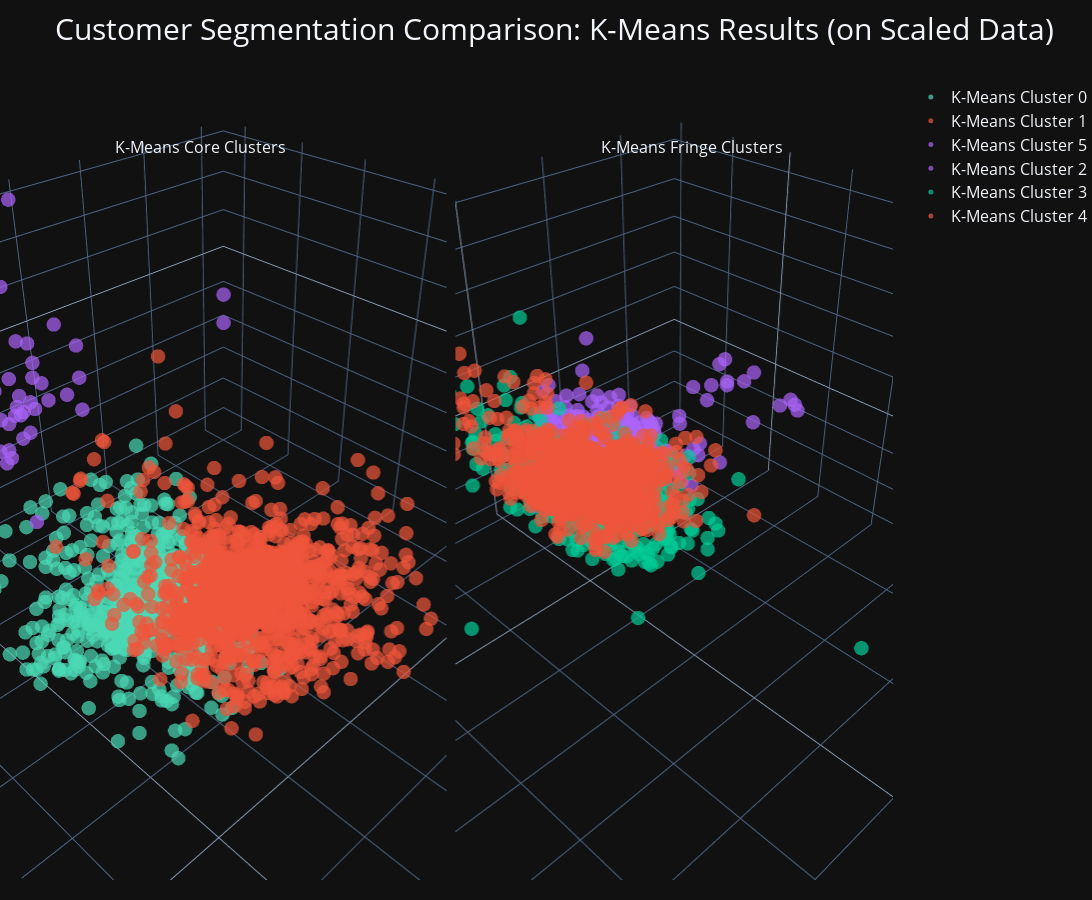

The notebook cell saved with this chart:
### Code cell
# --- Final K-Means Visualization (Scaled Data, Core vs. Fringe) ---

# 1. Create a copy of the scaled data and add the K-Means labels
X_kmeans_copy = X.copy()
X_kmeans_copy['KMeans_Label'] = kmeans_labels
X_kmeans_copy['KMeans_Label'] = X_kmeans_copy['KMeans_Label'].astype(str)

# 2. IMPORTANT: Analyze the .describe() output for each K-Means cluster
# and update the lists below with the correct labels for YOUR results.
kmeans_core_labels = ['0', '1', '5']  # <-- CONFIRM THIS based on your analysis
kmeans_fringe_labels = ['2', '3', '4'] # <-- CONFIRM THIS based on your analysis

# 3. Split the scaled data into core and fringe groups
kmeans_core_df = X_kmeans_copy[X_kmeans_copy['KMeans_Label'].isin(kmeans_core_labels)]
kmeans_fringe_df = X_kmeans_copy[X_kmeans_copy['KMeans_Label'].isin(kmeans_fringe_labels)]

# 4. Create the 1x2 subplot figure
fig_kmeans_final = subplots.make_subplots(
    rows=1, cols=2,
    specs=[[{'type': 'scatter3d'}, {'type': 'scatter3d'}]],
    subplot_titles=('K-Means Core Clusters', 'K-Means Fringe Clusters')
)

# 5. Define color and symbol maps
color_map = { 0:'#4ad9b4', 1:'#ef553b', 2:'#ab63fa', 3:'#00cc96', 4:'#ef553b', 5:'#ab63fa'} 
symbol_map = {0: 'circle', 1:'circle', 2:'circle', 3: 'circle', 4:'circle', 5:'circle' }

# 6. Add the data traces for the CORE plot
for label_str in kmeans_core_labels:
    label_int = int(label_str)
    mask = kmeans_core_df['KMeans_Label'] == label_str
    fig_kmeans_final.add_trace(
        go.Scatter3d(
            x=kmeans_core_df[mask]['customer_activity_score'],
            y=kmeans_core_df[mask]['total_unique_stock'], 
            z=kmeans_core_df[mask]['total_purchases'],
            mode='markers',
            marker=dict(color=color_map[label_int], symbol=symbol_map[label_int], size=5, opacity=0.7),
            name=f'K-Means Cluster {label_str}'
        ),
        row=1, col=1
    )

# 7. Add the data traces for the FRINGE plot
for label_str in kmeans_fringe_labels:
    label_int = int(label_str)
    mask = kmeans_fringe_df['KMeans_Label'] == label_str
    fig_kmeans_final.add_trace(
        go.Scatter3d(
            x=kmeans_fringe_df[mask]['customer_activity_score'],
            y=kmeans_fringe_df[mask]['total_unique_stock'],
            z=kmeans_fringe_df[mask]['total_purchases'],
            mode='markers',
            marker=dict(color=color_map[label_int], symbol=symbol_map[label_int], size=5, opacity=0.7),
            name=f'K-Means Cluster {label_str}'
        ),
        row=1, col=2
    )

# 8. --- Final Layout Update for K-Means Plot ---
# This block is identical to the GMM layout for perfect uniformity.
fig_kmeans_final.update_layout(
    title_text="Customer Segmentation Comparison: K-Means Results (on Scaled Data)", # <-- Title changed
    width=2000, height=900,
    margin=dict(l=0, r=0, b=20, t=80),
    title_font_size=30,
    font=dict(size=14),
    scene=dict(
        domain=dict(x=[0, 0.5], y=[0, 1]),
        xaxis_title='Customer Activity Score',
        yaxis_title='Total Unique Stock',
        zaxis_title='Total Purchases',
        aspectmode='manual',
        aspectratio=dict(x=1.5, y=1.5, z=1),
        xaxis_title_font_size=18,
        yaxis_title_font_size=18,
        zaxis_title_font_size=18,
        xaxis_tickfont_size=12,
        yaxis_tickfont_size=12,
        zaxis_tickfont_size=12
    ),
    scene2=dict(
        domain=dict(x=[0.51, 1.0], y=[0, 1]),
        xaxis_title='Customer Activity Score',
        yaxis_title='Total Unique Stock',
        zaxis_title='Total Purchases',
        aspectmode='manual',
        aspectratio=dict(x=1.5, y=1.5, z=1),
        xaxis_title_font_size=18,
        yaxis_title_font_size=18,
        zaxis_title_font_size=18,
        xaxis_tickfont_size=12,
        yaxis_tickfont_size=12,
        zaxis_tickfont_size=12
    ),
    legend=dict(
        font_size=16
    )
)

# 9. Adjust subplot title positions to match the GMM plot
for anno in fig_kmeans_final.layout.annotations:
    anno.y = 0.90
    anno.yanchor = 'bottom'

# 10. Show the final, complete figure
fig_kmeans_final.show()

### Figure 1 — Plotly figure (JSON) as saved in the notebook; plotly's stock layout.template omitted (floating-point values rounded to 4 significant figures; data arrays with more than 128 entries replaced by an {"elided": "..."} marker saying what was removed)
{"data": [{"marker": {"color": "#4ad9b4", "opacity": 0.7, "size": 5, "symbol": "circle"}, "mode": "markers", "name": "K-Means Cluster 0", "scene": "scene", "type": "scatter3d", "x": {"elided": "741 float values"}, "y": {"elided": "741 float values"}, "z": {"elided": "741 float values"}}, {"marker": {"color": "#ef553b", "opacity": 0.7, "size": 5, "symbol": "circle"}, "mode": "markers", "name": "K-Means Cluster 1", "scene": "scene", "type": "scatter3d", "x": {"elided": "1137 float values"}, "y": {"elided": "1137 float values"}, "z": {"elided": "1137 float values"}}, {"marker": {"color": "#ab63fa", "opacity": 0.7, "size": 5, "symbol": "circle"}, "mode": "markers", "name": "K-Means Cluster 5", "scene": "scene", "type": "scatter3d", "x": [0.06654, -1.01, -1.827, -1.672, -1.762, -1.838, -0.7055, -0.9979, -1.167, 0.2418, -5.199, -1.827, -1.135, -0.9147, 0.3335, -1.571, -1.097, -1.616, -0.1119, 1.245, -1.819, -0.03639, -0.9815, 0.8809, -1.304, -0.6004, 0.5555, 0.5555, -1.174, -0.9284, -0.7885, -0.7696, 0.1359, 0.0948, -0.7299, -0.5068, -0.7247, -1.418, -0.5999, -0.779, -1.071, -2.241, -0.3495, -0.7589, -1.385, -0.8338, -1.362, -0.8338, -0.9775, -0.8267, -0.3269, -1.237, 0.264, -1.706, -1.071, -1.866, -1.96, -1.191, -1.316, -2.542, -0.9496, -0.4376, -1.616, -5.199, -0.02886, 0.1081, -0.4598, -0.1702, -0.6801, -1.648, -2.542, -0.376, -1.563, -1.604, -1.518, 0.8735, -0.6487, -1.16, -1.083, 0.6364, -0.892, -0.6674, -0.9575, -0.2887, -1.077, 0.2162, -2.033, -0.9907, -2.326, -2.542, -0.6272, -1.589, -1.287, -1.506], "y": [-5.199, -5.199, -5.199, -5.199, -5.199, -5.199, -5.199, -5.199, -5.199, -5.199, -5.199, -5.199, -5.199, -5.199, -5.199, -5.199, -5.199, -5.199, -5.199, -5.199, -5.199, -5.199, -5.199, -5.199, -5.199, -5.199, -5.199, -5.199, -5.199, -5.199, -5.199, -5.199, -5.199, -5.199, -5.199, -5.199, -5.199, -5.199, -5.199, -5.199, -5.199, -5.199, -5.199, -5.199, -5.199, -5.199, -5.199, -5.199, -5.199, -5.199, -5.199, -5.199, -5.199, -5.199, -5.199, -5.199, -5.199, -5.199, -5.199, -5.199, -5.199, -5.199, -5.199, -5.199, -5.199, -5.199, -5.199, -5.199, -5.199, -5.199, -5.199, -5.199, -5.199, -5.199, -5.199, -5.199, -5.199, -5.199, -5.199, -5.199, -5.199, -5.199, -5.199, -5.199, -5.199, -5.199, -5.199, -5.199, -5.199, -5.199, -5.199, -5.199, -5.199, -5.199], "z": [-0.315, 0.2318, -0.315, -0.156, -1.804, -1.205, -2.977, -2.859, -1.129, -1.883, -1.139, 2.992, 0.2598, -2.196, 1.021, 1.21, -2.253, -1.522, -1.425, -1.009, -2.033, -2.878, -0.2264, 0.06403, -3.124, -0.1339, -1.741, -1.009, -0.1795, -1.787, -2.332, -3.045, -0.07297, 0.7296, -2.123, 0.0665, -2.332, -2.123, -0.9032, -1.149, -0.9938, -0.1094, -2.878, 0.09933, -3.045, -0.851, -2.805, -2.805, 0.4033, -2.021, -0.3536, -2.734, -2.379, -2.603, 1.175, -0.8358, -1.443, 0.1652, -1.934, -2.626, -2.365, -3.524, -5.199, -1.973, -1.365, -2.747, -0.3257, -0.1948, -1.926, -1.977, -0.854, -0.7145, -1.772, -2.033, -1.977, 1.359, -0.536, -2.033, -0.588, -0.5335, -0.4909, -0.9943, 0.212, -2.29, -1.129, -0.6027, -1.961, -0.1094, -2.033, -1.723, 2.636, -2.669, -1.149, -0.9938]}, {"marker": {"color": "#ab63fa", "opacity": 0.7, "size": 5, "symbol": "circle"}, "mode": "markers", "name": "K-Means Cluster 2", "scene": "scene2", "type": "scatter3d", "x": {"elided": "691 float values"}, "y": {"elided": "691 float values"}, "z": {"elided": "691 float values"}}, {"marker": {"color": "#00cc96", "opacity": 0.7, "size": 5, "symbol": "circle"}, "mode": "markers", "name": "K-Means Cluster 3", "scene": "scene2", "type": "scatter3d", "x": {"elided": "513 float values"}, "y": {"elided": "513 float values"}, "z": {"elided": "513 float values"}}, {"marker": {"color": "#ef553b", "opacity": 0.7, "size": 5, "symbol": "circle"}, "mode": "markers", "name": "K-Means Cluster 4", "scene": "scene2", "type": "scatter3d", "x": {"elided": "1152 float values"}, "y": {"elided": "1152 float values"}, "z": {"elided": "1152 float values"}}], "layout": {"annotations": [{"font": {"size": 16}, "showarrow": false, "text": "K-Means Core Clusters", "x": 0.225, "xanchor": "center", "xref": "paper", "y": 0.9, "yanchor": "bottom", "yref": "paper"}, {"font": {"size": 16}, "showarrow": false, "text": "K-Means Fringe Clusters", "x": 0.775, "xanchor": "center", "xref": "paper", "y": 0.9, "yanchor": "bottom", "yref": "paper"}], "font": {"size": 14}, "height": 900, "legend": {"font": {"size": 16}}, "margin": {"b": 20, "l": 0, "r": 0, "t": 80}, "scene": {"aspectmode": "manual", "aspectratio": {"x": 1.5, "y": 1.5, "z": 1}, "domain": {"x": [0, 0.5], "y": [0, 1]}, "xaxis": {"tickfont": {"size": 12}, "title": {"font": {"size": 18}, "text": "Customer Activity Score"}}, "yaxis": {"tickfont": {"size": 12}, "title": {"font": {"size": 18}, "text": "Total Unique Stock"}}, "zaxis": {"tickfont": {"size": 12}, "title": {"font": {"size": 18}, "text": "Total Purchases"}}}, "scene2": {"aspectmode": "manual", "aspectratio": {"x": 1.5, "y": 1.5, "z": 1}, "domain": {"x": [0.51, 1], "y": [0, 1]}, "xaxis": {"tickfont": {"size": 12}, "title": {"font": {"size": 18}, "text": "Customer Activity Score"}}, "yaxis": {"tickfont": {"size": 12}, "title": {"font": {"size": 18}, "text": "Total Unique Stock"}}, "zaxis": {"tickfont": {"size": 12}, "title": {"font": {"size": 18}, "text": "Total Purchases"}}}, "title": {"font": {"size": 30}, "text": "Customer Segmentation Comparison: K-Means Results (on Scaled Data)"}, "width": 2000}}
